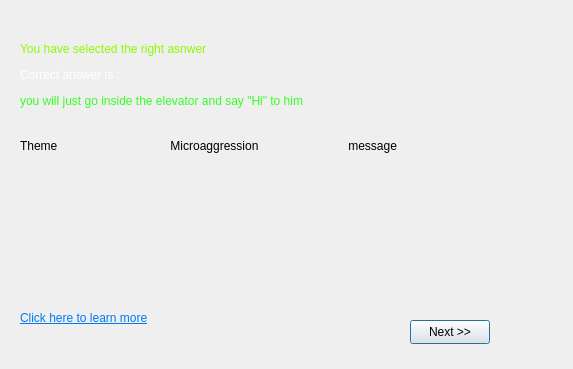
<?xml version="1.0" encoding="UTF-8"?>
<ui version="4.0">
 <class>question6answer</class>
 <widget class="QDialog" name="question6answer">
  <property name="geometry">
   <rect>
    <x>0</x>
    <y>0</y>
    <width>573</width>
    <height>369</height>
   </rect>
  </property>
  <property name="windowTitle">
   <string>Answer of Question 6</string>
  </property>
  <widget class="QLabel" name="label">
   <property name="geometry">
    <rect>
     <x>20</x>
     <y>30</y>
     <width>341</width>
     <height>91</height>
    </rect>
   </property>
   <property name="text">
    <string>&lt;html&gt;&lt;head/&gt;&lt;body&gt;&lt;p&gt;&lt;span style=&quot; color:#8efa00;&quot;&gt;You have selected the right asnwer&lt;/span&gt;&lt;/p&gt;&lt;p&gt;&lt;span style=&quot; color:#ffffff;&quot;&gt;Correct answer is : &lt;/span&gt;&lt;/p&gt;&lt;p&gt;&lt;span style=&quot; color:#35ff24;&quot;&gt;you will just go inside the elevator and say &amp;quot;Hi&amp;quot; to him&lt;/span&gt;&lt;/p&gt;&lt;/body&gt;&lt;/html&gt;</string>
   </property>
  </widget>
  <widget class="QPushButton" name="pushButton">
   <property name="geometry">
    <rect>
     <x>410</x>
     <y>320</y>
     <width>80</width>
     <height>24</height>
    </rect>
   </property>
   <property name="text">
    <string>Next &gt;&gt;</string>
   </property>
  </widget>
  <widget class="QLabel" name="label_2">
   <property name="geometry">
    <rect>
     <x>10</x>
     <y>170</y>
     <width>471</width>
     <height>121</height>
    </rect>
   </property>
   <property name="styleSheet">
    <string notr="true">border-image: url(:/qimage/img/question6ref.png);</string>
   </property>
   <property name="text">
    <string/>
   </property>
  </widget>
  <widget class="QLabel" name="label_3">
   <property name="geometry">
    <rect>
     <x>20</x>
     <y>130</y>
     <width>451</width>
     <height>31</height>
    </rect>
   </property>
   <property name="text">
    <string>Theme                                  Microaggression                           message</string>
   </property>
  </widget>
  <widget class="QLabel" name="label_4">
   <property name="geometry">
    <rect>
     <x>20</x>
     <y>310</y>
     <width>161</width>
     <height>16</height>
    </rect>
   </property>
   <property name="text">
    <string>&lt;html&gt;&lt;head/&gt;&lt;body&gt;&lt;p&gt;&lt;a href=&quot;https://sph.umn.edu/site/docs/hewg/microaggressions.pdf&quot;&gt;&lt;span style=&quot; text-decoration: underline; color:#007af4;&quot;&gt;Click here to learn more&lt;/span&gt;&lt;/a&gt;&lt;/p&gt;&lt;/body&gt;&lt;/html&gt;</string>
   </property>
  </widget>
 </widget>
 <resources/>
 <connections/>
</ui>
